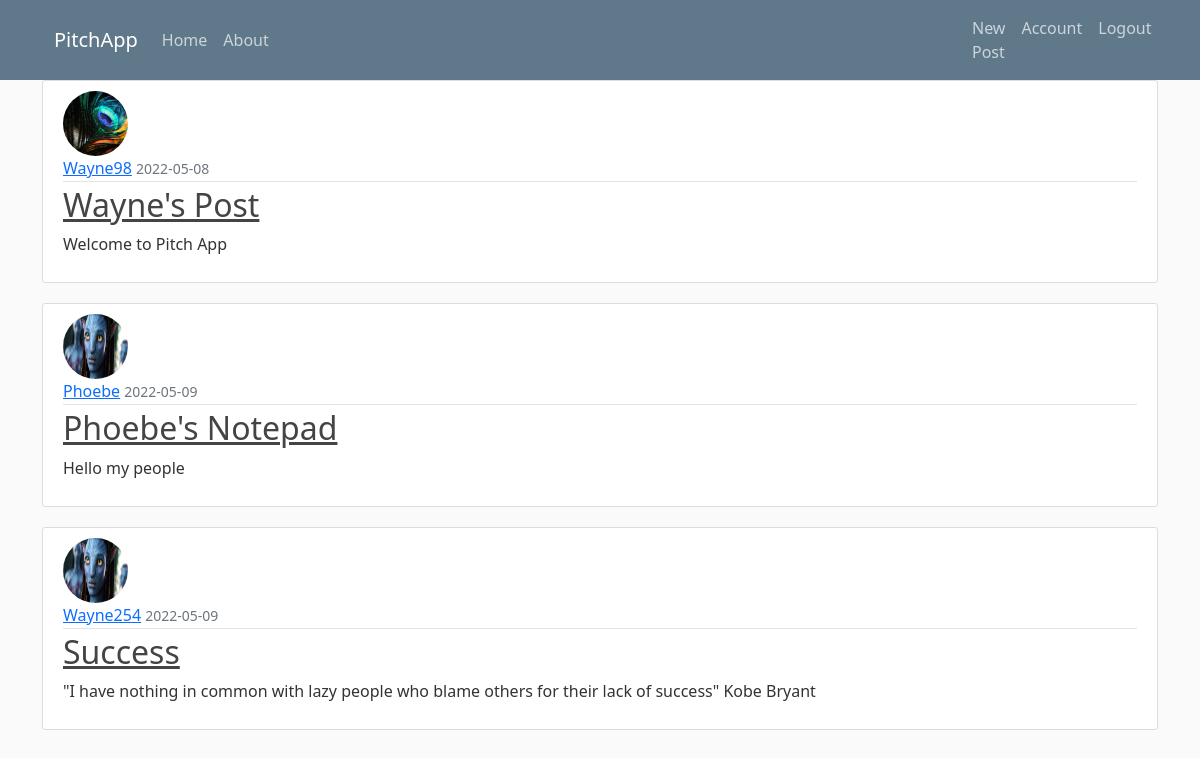
/home (signed in), run on the app's committed database.
### pitchapp/models.py (models this page shows, shortened)
class Post(db.Model):
    id = db.Column(db.Integer, primary_key=True)
    title = db.Column(db.String(120), nullable=False)
    date_posted = db.Column(db.DateTime, nullable=False, default=datetime.utcnow)
    content = db.Column(db.Text, nullable=False)
    user_id = db.Column(db.Integer, db.ForeignKey('user.id'), nullable=False)

class User(db.Model, UserMixin):
    id = db.Column(db.Integer, primary_key=True)
    username = db.Column(db.String(20), unique=True, nullable=False)
    email = db.Column(db.String(150), unique=True, nullable=False)
    image_file = db.Column(db.String(20), nullable=False, default='default.jpg')
    password = db.Column(db.String(70), nullable=False)
    posts = db.relationship('Post', backref='author', lazy=True)

### pitchapp/main/routes.py (the view)
@main.route("/")
@main.route("/home")
def home():
    posts = Post.query.all()
    return render_template('home.html', posts=posts)

### pitchapp/models.py (called while the page is built)
@login_manager.user_loader
def load_user(user_id):
    return User.query.get(int(user_id))

### pitchapp/templates/home.html
{% extends "base.html" %}
{% block content %}
    {% for post in posts %}
    <article class="media content-section">
      <img class="rounded-circle article-img" src="{{ url_for('static', filename='profile_picture/' + post.author.image_file) }}" alt="">
        <div class="media-body">
          <div class="article-metadata">
            <a class="mr-2" href="#">{{ post.author.username }}</a>
            <small class="text-muted">{{ post.date_posted.strftime('%Y-%m-%d') }}</small>
          </div>
          <h2><a class="article-title" href="{{ url_for('posts.post', post_id=post.id) }}">{{ post.title }}</a></h2>
          <p class="article-content">{{ post.content }}</p>
        </div>
      </article>
    {% endfor%}
{% endblock content %}

### pitchapp/static/main.css (style rules this page uses)
body { background: #fafafa; color: #333333; margin-top: 5rem; }
h1, h2, h3, h4, h5, h6 { color: #444444; }
.content-section { background: #ffffff; padding: 10px 20px; border: 1px solid #dddddd; border-radius: 3px; margin-bottom: 20px; }
.article-title { color: #444444; }
.article-content { white-space: pre-line; }
.article-img { height: 65px; width: 65px; margin-right: 16px; }
.article-metadata { padding-bottom: 1px; margin-bottom: 4px; border-bottom: 1px solid #e3e3e3 }

### data on the page
Post: image_file (picture), author.username "Wayne98", date_posted "2022-05-08", title "Wayne's Post", content "Welcome to Pitch App"
Post: image_file (placeholder picture), author.username "Phoebe", date_posted "2022-05-09", title "Phoebe's Notepad", content "Hello my people"
Post: image_file (placeholder picture), author.username "Wayne254", date_posted "2022-05-09", title "Success", content "\"I have nothing in common with lazy people who blame others for their lack of success\" Kobe Bryant"
